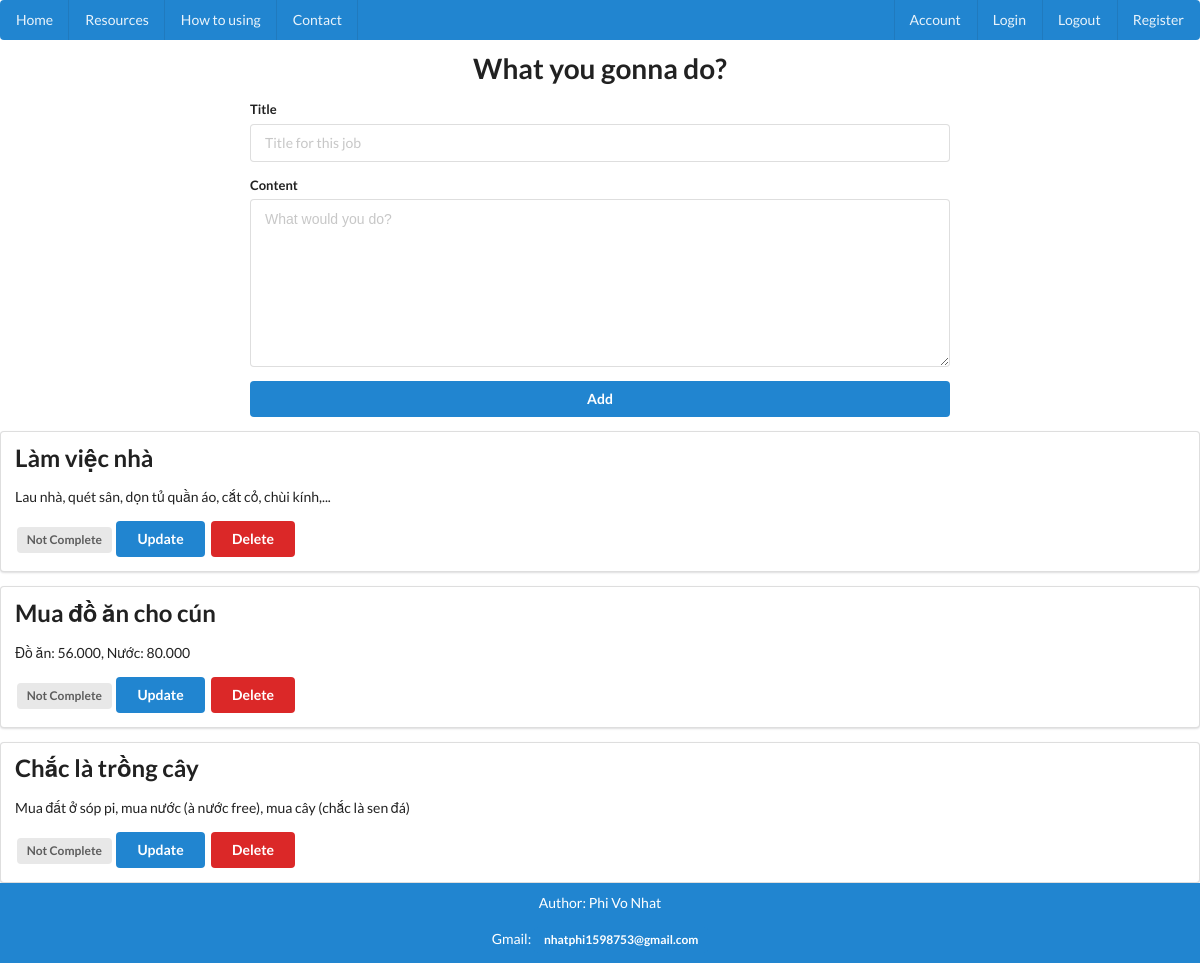
The app's page / (signed in) with its own data.
### app.py (models this page shows, shortened)
class Job(db.Model):
    id = db.Column(db.Integer, primary_key=True)
    user_id = db.Column(db.Integer, db.ForeignKey('user.id'), nullable=True)
    title = db.Column(db.String(255), unique=False, nullable=False)
    content = db.Column(db.Text, unique=False, nullable=True)
    complete = db.Column(db.Boolean, default=False)

### app.py (the view)
@app.route('/home')
@app.route('/index')
@app.route('/')
def home_page():
    if "username" in session:
        if session["username"] == 'admin':
            return redirect(url_for("admin_page"))
        user = User.query.filter_by(username=session["username"]).first()
        list_job = Job.query.filter_by(user_id=user.id).all()
    else:
        list_job = []
    return render_template('index.html', list_job=list_job)

### templates/index.html (shortened to what this page needs)
{% extends 'base.html' %}
{% block body %}
<main>
    <h1 class="ui center aligned header">What you gonna do?</h1>
    <div class="ui main text container">
        <form class="ui form" action="/add_job" method="post">
            <div class="field">
                <label>Title</label>
                <input type="text" name="title" placeholder="Title for this job" required><br>
            </div>
            <div class="field">
                <label>Content</label>
                <textarea name="content" placeholder="What would you do?"></textarea>
            </div>
            <button class="ui fluid blue button" type="submit">Add</button>
        </form>
    </div>
        {% for job in list_job %}
        <div class="ui segment">
            <p class="ui large header"> {{ job.title }}</p>
            <p class="ui">{{ job.content }}</p>
            {% if job.complete == False %}
            <span class="ui gray label">Not Complete</span>
            {% else %}
            <span class="ui green label">Completed</span>
            {% endif %}
            <a class="ui blue button" href="/update_job/{{ job.id }}">Update</a>
            <a class="ui red button" href="/delete_job/{{ job.id }}">Delete</a>
        </div>
        {% endfor %}
</main>
{% endblock %}

### records on screen
Job: title "Làm việc nhà", content "Lau nhà, quét sân, dọn tủ quần áo, cắt cỏ, chùi kính,...", complete "Not Complete"
Job: title "Mua đồ ăn cho cún", content "Đồ ăn: 56.000, Nước: 80.000", complete "Not Complete"
Job: title "Chắc là trồng cây", content "Mua đất ở sóp pi, mua nước (à nước free), mua cây (chắc là sen đá)", complete "Not Complete"
